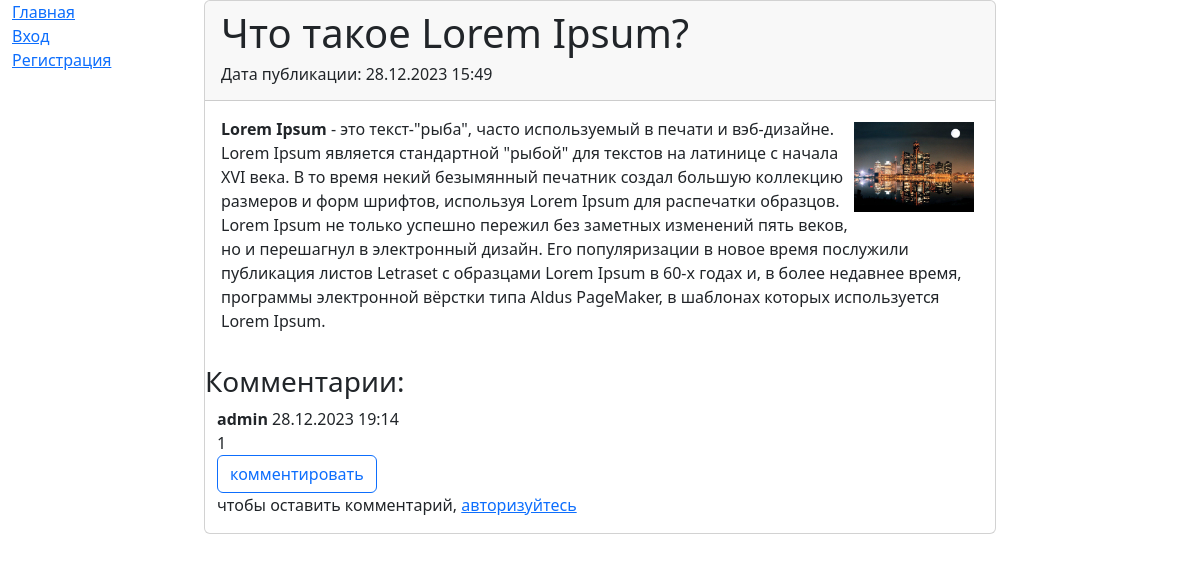
Page /app/2/ on the earlier database version.
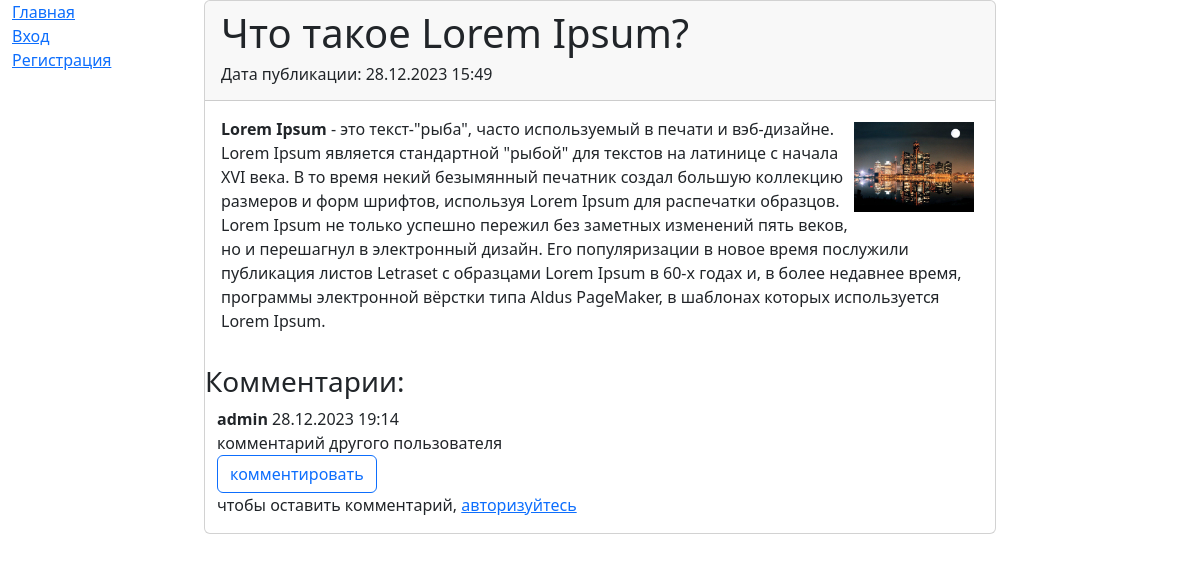
Same page on the later database version.
### app/models.py (models this page shows, shortened)
class Comment(models.Model):
    linkedPost = models.ForeignKey(Post, on_delete=models.CASCADE, blank=True, null=True, related_name='linkedComments')
    linkedUser = models.ForeignKey(User, on_delete=models.CASCADE)
    parent = models.ForeignKey('self', on_delete=models.SET_NULL, blank=True, null=True, related_name="commented")
    acceptedBy = models.ForeignKey(User, on_delete=models.SET_NULL, blank=True, null=True, related_name="accepted")
    commentText = models.TextField()
    dateCreation = models.DateTimeField(auto_now_add=True)
    familyTree = models.CharField(max_length=500, blank=True, null=True)
    is_deleted = models.BooleanField(null=False, default=False)
    def get_offset(self):
        x = len(str(self.familyTree).split("-")) - 2
        return 5 if x > 5 else x
    def get_col(self):
        return 12 - self.get_offset()

### app/views.py (the view)
# urls.py: path('<int:pk>/', PostDetailView.as_view(), name="post"),
class PostDetailView(DetailView):
    template_name = 'app/post.html'
    form_class = CommentForm
    model = Post
    context_object_name = 'post'
    paginate_by = 10
    def get_context_data(self, **kwargs):
        context = super().get_context_data(**kwargs)
        context['comments'] = (
            Comment.objects
            .filter(linkedPost__id=self.kwargs['pk'])
            .order_by('familyTree')
        )
        if self.request.user.is_authenticated:
            context['form'] = self.form_class
        return context
    def post(self, request, *args, **kwargs):
        c = Comment.objects.create(
            commentText=request.POST.get('commentText'),
            linkedUser=self.request.user,
            linkedPost=Post.objects.get(id=self.kwargs['pk'])
        )
        c.familyTree = f"{self.kwargs['pk']:09}-{c.id:09}"
        c.save(update_fields=["familyTree"])
        context = {
            'post': Post.objects.get(pk=self.kwargs['pk']),
            'comments': Comment.objects.filter(linkedPost__id=self.kwargs['pk']),
            'form': self.form_class,
        }
        return render(request, self.template_name, context)

### templates/app/post.html (shortened to what this page needs)
{% extends 'default.html' %}
{% block content %}
    <div class="card">
        {% if post %}
            <div class="card-header">
                <h1>{{ post.title }}</h1>
                <h6>Дата публикации: {{ post.dateCreation|date:'d.m.Y H:i' }}</h6>
            </div>
            <div class="card-body">
                {{post.content|safe}}
            </div>
            <h3>Комментарии:</h3>
            <div class="container">
                {% if comments %}
                    {% for c in comments %}
                        <div class="row">
                            <div class="col-lg-{{ c.get_col }} offset-lg-{{ c.get_offset }}">
                                <div class="panel panel-default">
                                    <div class="panel-heading">
                                        <b>{{ c.linkedUser.username }}</b>&nbsp;{{ c.dateCreation|date:'d.m.Y H:i' }}
                                    </div>
                                    {% if not c.is_deleted %}
                                        <div class="panel-body">
                                            {{ c.commentText }}
                                        </div>
                                        <div class="panel-footer">
                                            <a class="btn btn-outline-primary" href="{% url 'comment_create' %}?pk={{ c.id }}">комментировать</a>
                                        </div>
                                    {% else %}
                                        <div class="panel-body">
                                            ...комментарий удалён...
                                        </div>
                                    {% endif %}
                                </div>
                            </div>
                        </div>
                    {% endfor %}
                {% else %}
                    <p>Пока нет, стань первым...</p>
                {% endif %}
            </div>
            <div class="container">
                {% if user.is_authenticated %}
                    <form action="" method="post">
                        {% csrf_token %}
                        <div class="form-group">
                            {{ form.as_p }}
                            <button type="submit" class="save btn btn-success">Добавить комментарий</button>
                        </div>
                    </form>
                {% else %}
                    <p>чтобы оставить комментарий, <a href="{% url 'login' %}">авторизуйтесь</a></p>
                {% endif %}
            </div>
        {% else %}
            <p>потерялась...</p>
        {% endif %}
    </div>
{% endblock content %}

Differences in the rows shown:
changed Comment "admin": commentText "1" → "комментарий другого пользователя"
